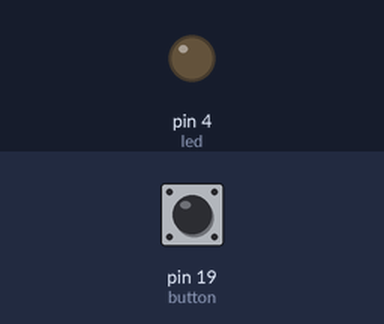
Bench run of a sketch on a simulated Arduino Uno, built with avr-gcc and run on an emulated ATmega328P. Shown: output pins drawn as LEDs (lit = HIGH). Inputs (shaded band) come from the test bench; at power-on: pin 19 (button) LOW.

Above: at 1.2 s.
1.3 s: pin 19 (button) pulled HIGH for 0.15 s
At 1.37 s:
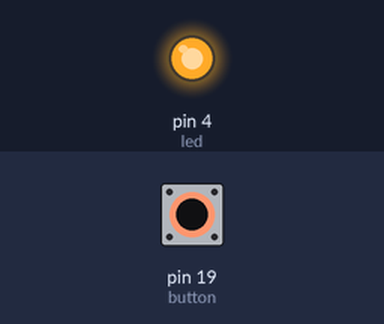
2.9 s: pin 19 (button) pulled HIGH for 3.2 s
At 6.6 s:
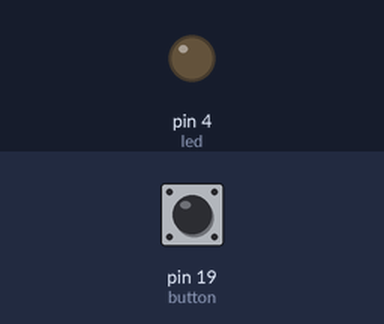
Timing chart, 0 to 8.1 s (numbered marks = the images above; inputs shaded):
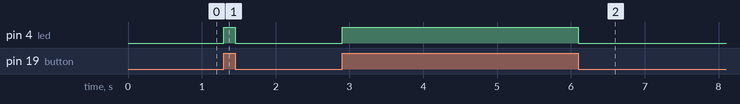

Measured:
- after the input at 1.3 s, pin 4 (led): LOW → HIGH at once, → LOW 0.15 s later
- after the input at 2.9 s, pin 4 (led): LOW → HIGH at once, → LOW 3.2 s later

The sketch:

ledButton.ino
```cpp
#define button 19
#define led 4
int buttonState = 1;
void setup()
{
  pinMode(button,INPUT);
  pinMode(led,OUTPUT);
  digitalWrite(led,LOW);

}
void loop()
{
  buttonState = digitalRead(button);

  if(buttonState == 1)
  {
    digitalWrite(led,HIGH);
  }
  else
  {
    digitalWrite(led,LOW);
  }
}
```
